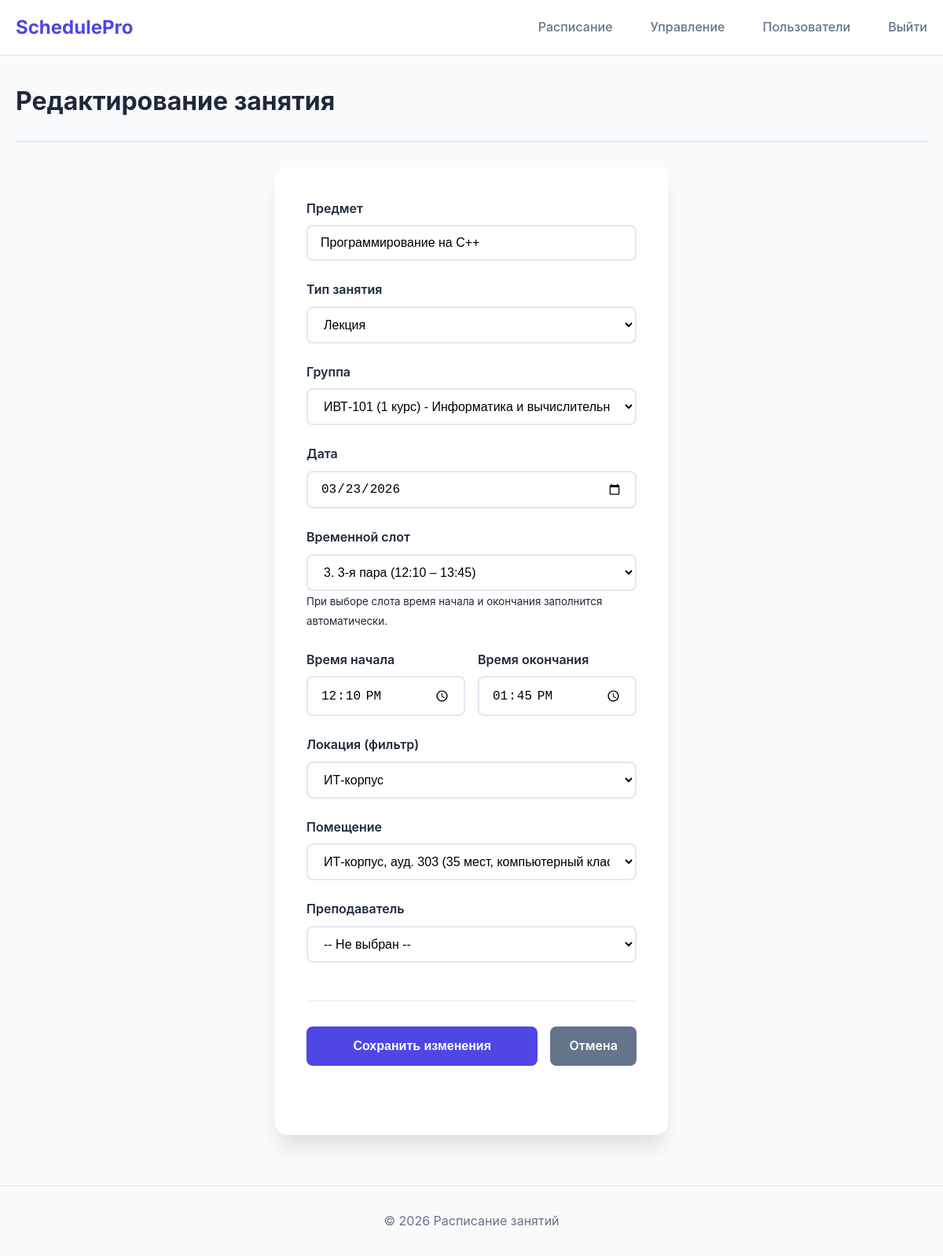
Screenshot of /manager/lesson/1/edit (signed in) with the database file from the repository.
### models.py (models this page shows, shortened)
class Lesson(db.Model):
    __tablename__ = 'lessons'
    id = db.Column(db.Integer, primary_key=True)
    subject_name = db.Column(db.String(200), nullable=False)          # Название предмета
    lesson_type = db.Column(db.String(50), nullable=False)            # Тип: Лекция, Практика, Лабораторная
    lesson_date = db.Column(db.Date, nullable=False, index=True)      # Дата проведения
    start_time = db.Column(db.Time, nullable=False)                   # Время начала
    end_time = db.Column(db.Time, nullable=False)                     # Время окончания
    location = db.Column(db.String(100), nullable=False)              # Аудитория
    teacher = db.Column(db.String(100), nullable=True)                # ФИО преподавателя (строковое поле для совместимости)
    teacher_id = db.Column(db.Integer, db.ForeignKey('users.id'), nullable=True)  # Ссылка на преподавателя (пользователя)
    group_id = db.Column(db.Integer, db.ForeignKey('groups.id'), nullable=False)  # Группа
    status = db.Column(db.String(20), default='scheduled', nullable=False)        # Статус: scheduled/confirmed/needs_reschedule/cancelled
    suggested_date = db.Column(db.Date, nullable=True)                 # Дата переноса занятия
    suggested_start_time = db.Column(db.Time, nullable=True)           # Время для переноса начало
    suggested_end_time = db.Column(db.Time, nullable=True)             # Время для переноса окончание
    uploaded_at = db.Column(db.DateTime, default=datetime.now, onupdate=datetime.now, nullable=False)  # Время последнего обновления
    room_id = db.Column(db.Integer, db.ForeignKey('rooms.id'), nullable=True)  # новое поле
    room = db.relationship('Room', back_populates='lessons')
    time_slot_id = db.Column(db.Integer, db.ForeignKey('time_slots.id'), nullable=True) # Временной слот
    group = db.relationship('Group', back_populates='lessons')        # Двусторонняя связь с группой
    teacher_user = db.relationship('User', foreign_keys=[teacher_id], backref='lessons_teaching')  # Связь с преподавателем
    time_slot = db.relationship('TimeSlot', backref='lessons')

class Group(db.Model):
    __tablename__ = 'groups'
    id = db.Column(db.Integer, primary_key=True)
    name = db.Column(db.String(50), nullable=False)
    course = db.Column(db.Integer, nullable=False, default=1)
    specialty_id = db.Column(db.Integer, db.ForeignKey('specialties.id'), nullable=False)
    student_count = db.Column(db.Integer, default=0, nullable=False)   # количество обучающихся
    lessons = db.relationship('Lesson', back_populates='group', lazy=True, cascade='all, delete-orphan')

class TimeSlot(db.Model):
    __tablename__ = 'time_slots'
    id = db.Column(db.Integer, primary_key=True)
    name = db.Column(db.String(50), nullable=False)  # например, "1-я пара"
    start_time = db.Column(db.Time, nullable=False)
    end_time = db.Column(db.Time, nullable=False)
    order = db.Column(db.Integer, nullable=False)    # порядковый номер для сортировки

class Room(db.Model):
    __tablename__ = 'rooms'
    id = db.Column(db.Integer, primary_key=True)
    name = db.Column(db.String(50), nullable=False)                # "101", "205", "Лаб. 401"
    location_id = db.Column(db.Integer, db.ForeignKey('locations.id'), nullable=False)
    capacity = db.Column(db.Integer, nullable=True)                # Вместимость (опционально)
    type = db.Column(db.String(50), nullable=True)                 # Тип: "лекционная", "лабораторная", "компьютерный класс"
    location = db.relationship('Location', back_populates='rooms')
    lessons = db.relationship('Lesson', back_populates='room')     # связь с занятиями

class Location(db.Model):
    __tablename__ = 'locations'
    id = db.Column(db.Integer, primary_key=True)
    name = db.Column(db.String(100), nullable=False, unique=True)  # "Главный корпус", "Лабораторный корпус"
    address = db.Column(db.String(200), nullable=True)             # Адрес
    rooms = db.relationship('Room', back_populates='location', cascade='all, delete-orphan')

### app.py (the view, shortened to what this page needs)
@app.route('/manager/lesson/<int:lesson_id>/edit', methods=['GET', 'POST'])
@login_required
def manager_edit_lesson(lesson_id):
    if not current_user.is_manager() and not current_user.is_admin():
        flash('Доступ запрещён', 'danger')
        return redirect(url_for('index'))
    lesson = Lesson.query.get_or_404(lesson_id)
    teachers = get_teachers_for_group(lesson.group_id)
    groups = Group.query.order_by(Group.name).all()
    locations = Location.query.all()
    rooms = Room.query.all()
    time_slots = TimeSlot.query.order_by(TimeSlot.order).all()
    return render_template('manager_edit_lesson.html',
                           lesson=lesson,
                           teachers=teachers,
                           groups=groups,
                           locations=locations,
                           rooms=rooms,
                           time_slots=time_slots)

### app.py (called while the page is built)
@login_manager.user_loader
def load_user(user_id):
    return User.query.get(int(user_id))

def get_teachers_for_group(group_id):
    group = Group.query.get(group_id)
    if not group:
        return []
    teachers = User.query.filter_by(role='teacher').all()
    return [t for t in teachers if t.can_teach_group(group)]

### models.py (called while the page is built)
    def is_admin(self):
        return self.role == 'admin'

    def is_manager(self):
        return self.role == 'manager'

    def is_teacher(self):
        return self.role == 'teacher'

    def is_student(self):
        return self.role == 'student'

### templates/manager_edit_lesson.html (shortened to what this page needs)
{% extends "base.html" %}
{% block content %}
<div class="container">
    <div class="schedule-header">
        <h1>Редактирование занятия</h1>
    </div>
    <div class="selection-card">
        <form method="POST" action="{{ url_for('manager_edit_lesson', lesson_id=lesson.id) }}">
            <div class="form-group">
                <label for="subject_name">Предмет</label>
                <input type="text" class="form-control" id="subject_name" name="subject_name"
                       value="{{ lesson.subject_name }}" required>
            </div>
            <div class="form-group">
                <label for="lesson_type">Тип занятия</label>
                <select class="form-control" id="lesson_type" name="lesson_type" required>
                    <option value="Лекция" {% if lesson.lesson_type == 'Лекция' %}selected{% endif %}>Лекция</option>
                </select>
            </div>
            <div class="form-group">
                <label for="group_id">Группа</label>
                <select class="form-control" id="group_id" name="group_id" required>
                    {% for g in groups %}
                    <option value="{{ g.id }}" {% if lesson.group_id == g.id %}selected{% endif %}>
                        {{ g.name }} ({{ g.course }} курс) - {{ g.specialty.name }}
                    </option>
                    {% endfor %}
                </select>
            </div>
            <div class="form-group">
                <label for="lesson_date">Дата</label>
                <input type="date" class="form-control" id="lesson_date" name="lesson_date"
                       value="{{ lesson.lesson_date.strftime('%Y-%m-%d') }}" required>
            </div>
<div class="form-group">
    <label for="time_slot_id">Временной слот</label>
    <select class="form-control" id="time_slot_id" name="time_slot_id">
        {% for slot in time_slots %}
        <option value="{{ slot.id }}" data-start="{{ slot.start_time.strftime('%H:%M') }}" data-end="{{ slot.end_time.strftime('%H:%M') }}" {% if lesson.time_slot_id == slot.id %}selected{% endif %}>
            {{ slot.order }}. {{ slot.name }} ({{ slot.start_time.strftime('%H:%M') }} – {{ slot.end_time.strftime('%H:%M') }})
        </option>
        {% endfor %}
    </select>
    <small class="form-text text-muted">При выборе слота время начала и окончания заполнится автоматически.</small>
</div>
<div class="form-row" style="display: flex; gap: 1rem;">
    <div class="form-group" style="flex: 1;">
        <label for="start_time">Время начала</label>
        <input type="time" class="form-control" id="start_time" name="start_time" value="{{ lesson.start_time.strftime('%H:%M') if lesson else '' }}" required>
    </div>
    <div class="form-group" style="flex: 1;">
        <label for="end_time">Время окончания</label>
        <input type="time" class="form-control" id="end_time" name="end_time" value="{{ lesson.end_time.strftime('%H:%M') if lesson else '' }}" required>
    </div>
</div>
            <div class="form-group">
                <label for="location_filter">Локация (фильтр)</label>
                <select class="form-control" id="location_filter">
                    {% for loc in locations %}
                    <option value="{{ loc.id }}" {% if lesson.room and lesson.room.location_id == loc.id %}selected{% endif %}>
                        {{ loc.name }}
                    </option>
                    {% endfor %}
                </select>
            </div>
            <div class="form-group">
                <label for="room_id">Помещение</label>
                <select class="form-control" id="room_id" name="room_id" required>
                    {% for room in rooms %}
                    <option value="{{ room.id }}" data-location="{{ room.location_id }}"
                            {% if lesson.room_id == room.id %}selected{% endif %}>
                        {{ room.location.name }}, ауд. {{ room.name }} ({{ room.capacity }} мест, {{ room.type }})
                    </option>
                    {% endfor %}
                </select>
            </div>
            <div class="form-group">
                <label for="teacher_id">Преподаватель</label>
                <select class="form-control" id="teacher_id" name="teacher_id">
                    <option value="">-- Не выбран --</option>
                </select>
            </div>
            <div class="actions">
                <button type="submit" class="btn btn-primary">Сохранить изменения</button>
                <a href="{{ url_for('manager_schedule', group_id=lesson.group_id) }}" class="btn btn-secondary">Отмена</a>
            </div>
        </form>
    </div>
</div>
{% endblock %}

### static/style.css (style rules this page uses)
:root { --primary: #4f46e5; --primary-dark: #4338ca; --secondary: #64748b; --success: #10b981; --warning: #f59e0b; --danger: #ef4444; --background: #f8fafc; --surface: #ffffff; --text-primary: #1e293b; --text-secondary: #64748b; --border: #e2e8f0; --shadow: 0 4px 6px -1px rgba(0, 0, 0, 0.1); --shadow-lg: 0 20px 25px -5px rgba(0, 0, 0, 0.1); }
* { margin: 0; padding: 0; box-sizing: border-box; }
body { font-family: 'Inter', -apple-system, BlinkMacSystemFont, sans-serif; background: var(--background); color: var(--text-primary); line-height: 1.6; }
.container { max-width: 1200px; margin: 0 auto; padding: 0 20px; }
.selection-card { background: var(--surface); border-radius: 16px; padding: 2.5rem; box-shadow: var(--shadow-lg); max-width: 500px; margin: 0 auto 4rem; }
.form-group { margin-bottom: 1.5rem; }
.form-group label { display: block; font-weight: 600; margin-bottom: 0.5rem; color: var(--text-primary); }
.form-control { width: 100%; padding: 0.75rem 1rem; border: 2px solid var(--border); border-radius: 8px; font-size: 1rem; transition: all 0.2s; background: var(--surface); }
.btn { display: inline-flex; align-items: center; justify-content: center; padding: 0.75rem 1.5rem; border-radius: 8px; font-weight: 600; font-size: 1rem; cursor: pointer; transition: all 0.2s; border: none; text-decoration: none; }
.btn-primary { background: var(--primary); color: white; width: 100%; }
.btn-secondary { background: var(--secondary); color: white; }
.schedule-header { display: flex; justify-content: space-between; align-items: flex-start; margin: 2rem 0; padding-bottom: 1.5rem; border-bottom: 2px solid var(--border); }
.actions { display: flex; gap: 1rem; justify-content: center; margin: 3rem 0; padding-top: 2rem; border-top: 1px solid var(--border); }

### rows the page displays
Lesson: subject_name "Программирование на C++", lesson_type "Лекция", group_id "ИВТ-101 (1 курс) - Информатика и вычислительная техника", lesson_date "03/23/2026", time_slot_id "3. 3-я пара (12:10 – 13:45)", start_time "12:10", end_time "13:45", room_id "ИТ-корпус, ауд. 303 (35 мест, компьютерный класс)"
Room: location.name "ИТ-корпус"
